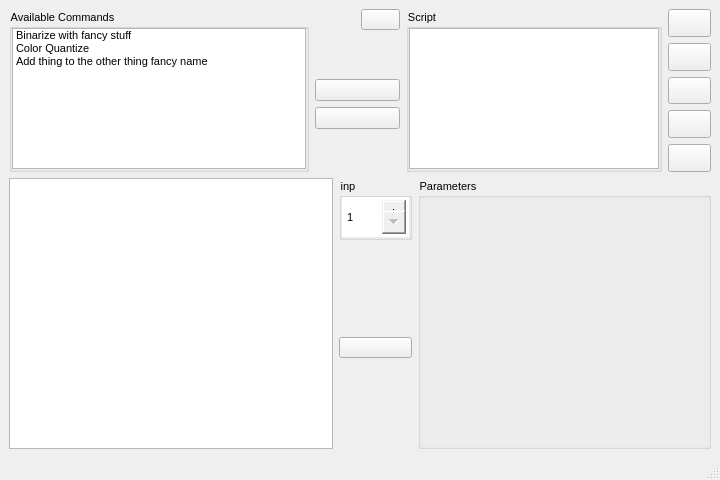
<?xml version="1.0" encoding="UTF-8"?>
<ui version="4.0">
 <class>MainWindow</class>
 <widget class="QMainWindow" name="MainWindow">
  <property name="geometry">
   <rect>
    <x>0</x>
    <y>0</y>
    <width>720</width>
    <height>480</height>
   </rect>
  </property>
  <property name="sizePolicy">
   <sizepolicy hsizetype="MinimumExpanding" vsizetype="MinimumExpanding">
    <horstretch>0</horstretch>
    <verstretch>0</verstretch>
   </sizepolicy>
  </property>
  <property name="minimumSize">
   <size>
    <width>720</width>
    <height>480</height>
   </size>
  </property>
  <property name="mouseTracking">
   <bool>true</bool>
  </property>
  <property name="windowTitle">
   <string>MainWindow</string>
  </property>
  <property name="styleSheet">
   <string notr="true">QWidget{
	font-size: 8pt;
	font-family: 'DejaVu Sans';
}</string>
  </property>
  <widget class="QWidget" name="centralwidget">
   <property name="sizePolicy">
    <sizepolicy hsizetype="MinimumExpanding" vsizetype="MinimumExpanding">
     <horstretch>0</horstretch>
     <verstretch>0</verstretch>
    </sizepolicy>
   </property>
   <property name="minimumSize">
    <size>
     <width>720</width>
     <height>200</height>
    </size>
   </property>
   <layout class="QVBoxLayout" name="verticalLayout_4" stretch="3,5">
    <item>
     <layout class="QHBoxLayout" name="horizontalLayout_2" stretch="6,2,6,1">
      <item>
       <widget class="QGroupBox" name="grpCommands">
        <property name="minimumSize">
         <size>
          <width>300</width>
          <height>0</height>
         </size>
        </property>
        <property name="title">
         <string>Available Commands</string>
        </property>
        <layout class="QGridLayout" name="gridLayout">
         <property name="leftMargin">
          <number>0</number>
         </property>
         <property name="topMargin">
          <number>0</number>
         </property>
         <property name="rightMargin">
          <number>0</number>
         </property>
         <property name="bottomMargin">
          <number>0</number>
         </property>
         <item row="0" column="0">
          <widget class="QListWidget" name="lstCommands">
           <property name="sizePolicy">
            <sizepolicy hsizetype="Preferred" vsizetype="Preferred">
             <horstretch>0</horstretch>
             <verstretch>0</verstretch>
            </sizepolicy>
           </property>
           <item>
            <property name="text">
             <string>Binarize with fancy stuff</string>
            </property>
           </item>
           <item>
            <property name="text">
             <string>Color Quantize </string>
            </property>
           </item>
           <item>
            <property name="text">
             <string>Add thing to the other thing fancy name</string>
            </property>
           </item>
          </widget>
         </item>
        </layout>
       </widget>
      </item>
      <item>
       <layout class="QVBoxLayout" name="verticalLayout">
        <item>
         <layout class="QHBoxLayout" name="horizontalLayout">
          <property name="topMargin">
           <number>0</number>
          </property>
          <item>
           <spacer name="horizontalSpacer">
            <property name="orientation">
             <enum>Qt::Horizontal</enum>
            </property>
            <property name="sizeHint" stdset="0">
             <size>
              <width>40</width>
              <height>20</height>
             </size>
            </property>
           </spacer>
          </item>
          <item>
           <widget class="QPushButton" name="btnClearScript">
            <property name="sizePolicy">
             <sizepolicy hsizetype="Preferred" vsizetype="Preferred">
              <horstretch>0</horstretch>
              <verstretch>0</verstretch>
             </sizepolicy>
            </property>
            <property name="minimumSize">
             <size>
              <width>0</width>
              <height>0</height>
             </size>
            </property>
            <property name="toolTip">
             <string>completely clear script</string>
            </property>
            <property name="text">
             <string/>
            </property>
            <property name="icon">
             <iconset>
              <normaloff>clear.png</normaloff>clear.png</iconset>
            </property>
           </widget>
          </item>
         </layout>
        </item>
        <item>
         <spacer name="verticalSpacer">
          <property name="orientation">
           <enum>Qt::Vertical</enum>
          </property>
          <property name="sizeHint" stdset="0">
           <size>
            <width>20</width>
            <height>40</height>
           </size>
          </property>
         </spacer>
        </item>
        <item>
         <widget class="QPushButton" name="btnMoveLeft">
          <property name="sizePolicy">
           <sizepolicy hsizetype="Preferred" vsizetype="Preferred">
            <horstretch>0</horstretch>
            <verstretch>0</verstretch>
           </sizepolicy>
          </property>
          <property name="font">
           <font>
            <family>DejaVu Sans</family>
            <pointsize>8</pointsize>
           </font>
          </property>
          <property name="toolTip">
           <string>remove selected Script command</string>
          </property>
          <property name="text">
           <string/>
          </property>
          <property name="icon">
           <iconset>
            <normaloff>move_left.png</normaloff>move_left.png</iconset>
          </property>
         </widget>
        </item>
        <item>
         <widget class="QPushButton" name="btnMoveRight">
          <property name="sizePolicy">
           <sizepolicy hsizetype="Preferred" vsizetype="Preferred">
            <horstretch>0</horstretch>
            <verstretch>0</verstretch>
           </sizepolicy>
          </property>
          <property name="font">
           <font>
            <family>DejaVu Sans</family>
            <pointsize>8</pointsize>
           </font>
          </property>
          <property name="toolTip">
           <string>copy selected Command into Script</string>
          </property>
          <property name="text">
           <string/>
          </property>
          <property name="icon">
           <iconset>
            <normaloff>move_right.png</normaloff>move_right.png</iconset>
          </property>
         </widget>
        </item>
        <item>
         <spacer name="verticalSpacer_2">
          <property name="orientation">
           <enum>Qt::Vertical</enum>
          </property>
          <property name="sizeHint" stdset="0">
           <size>
            <width>20</width>
            <height>40</height>
           </size>
          </property>
         </spacer>
        </item>
       </layout>
      </item>
      <item>
       <widget class="QGroupBox" name="grpScript">
        <property name="sizePolicy">
         <sizepolicy hsizetype="Preferred" vsizetype="Preferred">
          <horstretch>0</horstretch>
          <verstretch>0</verstretch>
         </sizepolicy>
        </property>
        <property name="title">
         <string>Script</string>
        </property>
        <layout class="QGridLayout" name="gridLayout_3">
         <property name="leftMargin">
          <number>0</number>
         </property>
         <property name="topMargin">
          <number>0</number>
         </property>
         <property name="rightMargin">
          <number>0</number>
         </property>
         <property name="bottomMargin">
          <number>0</number>
         </property>
         <item row="0" column="0">
          <widget class="QTableWidget" name="lstScript">
           <property name="sizePolicy">
            <sizepolicy hsizetype="Preferred" vsizetype="Preferred">
             <horstretch>0</horstretch>
             <verstretch>0</verstretch>
            </sizepolicy>
           </property>
           <property name="sizeAdjustPolicy">
            <enum>QAbstractScrollArea::AdjustIgnored</enum>
           </property>
           <property name="alternatingRowColors">
            <bool>true</bool>
           </property>
           <property name="selectionMode">
            <enum>QAbstractItemView::SingleSelection</enum>
           </property>
           <property name="selectionBehavior">
            <enum>QAbstractItemView::SelectRows</enum>
           </property>
           <property name="columnCount">
            <number>1</number>
           </property>
           <attribute name="horizontalHeaderVisible">
            <bool>false</bool>
           </attribute>
           <attribute name="horizontalHeaderStretchLastSection">
            <bool>true</bool>
           </attribute>
           <column/>
          </widget>
         </item>
        </layout>
       </widget>
      </item>
      <item>
       <layout class="QVBoxLayout" name="verticalLayout_2">
        <item>
         <widget class="QPushButton" name="btnMoveTop">
          <property name="sizePolicy">
           <sizepolicy hsizetype="Preferred" vsizetype="Preferred">
            <horstretch>0</horstretch>
            <verstretch>0</verstretch>
           </sizepolicy>
          </property>
          <property name="font">
           <font>
            <family>DejaVu Sans</family>
            <pointsize>8</pointsize>
           </font>
          </property>
          <property name="toolTip">
           <string>move Script command to top of Script</string>
          </property>
          <property name="text">
           <string/>
          </property>
          <property name="icon">
           <iconset>
            <normaloff>move_top.png</normaloff>move_top.png</iconset>
          </property>
         </widget>
        </item>
        <item>
         <widget class="QPushButton" name="btnMoveUp">
          <property name="sizePolicy">
           <sizepolicy hsizetype="Preferred" vsizetype="Preferred">
            <horstretch>0</horstretch>
            <verstretch>0</verstretch>
           </sizepolicy>
          </property>
          <property name="font">
           <font>
            <family>DejaVu Sans</family>
            <pointsize>8</pointsize>
           </font>
          </property>
          <property name="toolTip">
           <string>move Script command up</string>
          </property>
          <property name="text">
           <string/>
          </property>
          <property name="icon">
           <iconset>
            <normaloff>move_up.png</normaloff>move_up.png</iconset>
          </property>
         </widget>
        </item>
        <item>
         <widget class="QPushButton" name="btnDelete">
          <property name="sizePolicy">
           <sizepolicy hsizetype="Preferred" vsizetype="Preferred">
            <horstretch>0</horstretch>
            <verstretch>0</verstretch>
           </sizepolicy>
          </property>
          <property name="font">
           <font>
            <family>DejaVu Sans</family>
            <pointsize>8</pointsize>
           </font>
          </property>
          <property name="toolTip">
           <string>delete selected Script command</string>
          </property>
          <property name="text">
           <string/>
          </property>
          <property name="icon">
           <iconset>
            <normaloff>delete.png</normaloff>delete.png</iconset>
          </property>
         </widget>
        </item>
        <item>
         <widget class="QPushButton" name="btnMoveDown">
          <property name="sizePolicy">
           <sizepolicy hsizetype="Preferred" vsizetype="Preferred">
            <horstretch>0</horstretch>
            <verstretch>0</verstretch>
           </sizepolicy>
          </property>
          <property name="font">
           <font>
            <family>DejaVu Sans</family>
            <pointsize>8</pointsize>
           </font>
          </property>
          <property name="toolTip">
           <string>move Script command down</string>
          </property>
          <property name="text">
           <string/>
          </property>
          <property name="icon">
           <iconset>
            <normaloff>move_down.png</normaloff>move_down.png</iconset>
          </property>
         </widget>
        </item>
        <item>
         <widget class="QPushButton" name="btnMoveBottom">
          <property name="sizePolicy">
           <sizepolicy hsizetype="Preferred" vsizetype="Preferred">
            <horstretch>0</horstretch>
            <verstretch>0</verstretch>
           </sizepolicy>
          </property>
          <property name="font">
           <font>
            <family>DejaVu Sans</family>
            <pointsize>8</pointsize>
           </font>
          </property>
          <property name="toolTip">
           <string>move Script command to bottom of script</string>
          </property>
          <property name="text">
           <string/>
          </property>
          <property name="icon">
           <iconset>
            <normaloff>move_bottom.png</normaloff>move_bottom.png</iconset>
          </property>
         </widget>
        </item>
       </layout>
      </item>
     </layout>
    </item>
    <item>
     <layout class="QHBoxLayout" name="horizontalLayout_3" stretch="4,1,4">
      <item>
       <widget class="QGraphicsView" name="graphicsView">
        <property name="sizePolicy">
         <sizepolicy hsizetype="MinimumExpanding" vsizetype="MinimumExpanding">
          <horstretch>0</horstretch>
          <verstretch>0</verstretch>
         </sizepolicy>
        </property>
        <property name="minimumSize">
         <size>
          <width>324</width>
          <height>200</height>
         </size>
        </property>
        <property name="mouseTracking">
         <bool>true</bool>
        </property>
        <property name="verticalScrollBarPolicy">
         <enum>Qt::ScrollBarAlwaysOff</enum>
        </property>
        <property name="horizontalScrollBarPolicy">
         <enum>Qt::ScrollBarAlwaysOff</enum>
        </property>
        <property name="sizeAdjustPolicy">
         <enum>QAbstractScrollArea::AdjustIgnored</enum>
        </property>
       </widget>
      </item>
      <item>
       <layout class="QVBoxLayout" name="verticalLayout_5">
        <property name="leftMargin">
         <number>0</number>
        </property>
        <item>
         <widget class="QGroupBox" name="AAA">
          <property name="toolTip">
           <string>source row number for input image</string>
          </property>
          <property name="title">
           <string>inp</string>
          </property>
          <layout class="QGridLayout" name="gridLayout_5">
           <property name="leftMargin">
            <number>0</number>
           </property>
           <property name="topMargin">
            <number>0</number>
           </property>
           <property name="rightMargin">
            <number>0</number>
           </property>
           <property name="bottomMargin">
            <number>0</number>
           </property>
           <property name="spacing">
            <number>0</number>
           </property>
           <item row="0" column="0">
            <widget class="QSpinBox" name="spinSource">
             <property name="sizePolicy">
              <sizepolicy hsizetype="Preferred" vsizetype="Preferred">
               <horstretch>0</horstretch>
               <verstretch>0</verstretch>
              </sizepolicy>
             </property>
             <property name="minimumSize">
              <size>
               <width>0</width>
               <height>40</height>
              </size>
             </property>
             <property name="toolTip">
              <string>source row number for input image</string>
             </property>
             <property name="statusTip">
              <string/>
             </property>
             <property name="styleSheet">
              <string notr="true">QSpinBox::up-button,QSpinBox::down-button{
     min-width: 24px;
     min-height: 24px;
}</string>
             </property>
             <property name="minimum">
              <number>1</number>
             </property>
            </widget>
           </item>
          </layout>
         </widget>
        </item>
        <item>
         <spacer name="verticalSpacer_3">
          <property name="orientation">
           <enum>Qt::Vertical</enum>
          </property>
          <property name="sizeHint" stdset="0">
           <size>
            <width>20</width>
            <height>40</height>
           </size>
          </property>
         </spacer>
        </item>
        <item>
         <widget class="QPushButton" name="btnPlay">
          <property name="sizePolicy">
           <sizepolicy hsizetype="Preferred" vsizetype="Preferred">
            <horstretch>0</horstretch>
            <verstretch>0</verstretch>
           </sizepolicy>
          </property>
          <property name="minimumSize">
           <size>
            <width>20</width>
            <height>0</height>
           </size>
          </property>
          <property name="styleSheet">
           <string notr="true">QPushButton::checked{
	color: black;
	/*background:   #b9b9ff;*/
	background:   #00ff00;
	padding-bottom: 0px;
	border: 2px solid black;
}</string>
          </property>
          <property name="text">
           <string/>
          </property>
          <property name="icon">
           <iconset>
            <normaloff>play.png</normaloff>play.png</iconset>
          </property>
          <property name="checkable">
           <bool>true</bool>
          </property>
         </widget>
        </item>
        <item>
         <spacer name="verticalSpacer_4">
          <property name="orientation">
           <enum>Qt::Vertical</enum>
          </property>
          <property name="sizeHint" stdset="0">
           <size>
            <width>20</width>
            <height>40</height>
           </size>
          </property>
         </spacer>
        </item>
       </layout>
      </item>
      <item>
       <layout class="QVBoxLayout" name="verticalLayout_3" stretch="4">
        <item>
         <widget class="QGroupBox" name="grpParameters">
          <property name="minimumSize">
           <size>
            <width>278</width>
            <height>200</height>
           </size>
          </property>
          <property name="title">
           <string>Parameters</string>
          </property>
          <layout class="QGridLayout" name="gridLayout_2">
           <property name="leftMargin">
            <number>0</number>
           </property>
           <property name="topMargin">
            <number>0</number>
           </property>
           <property name="rightMargin">
            <number>0</number>
           </property>
           <property name="bottomMargin">
            <number>0</number>
           </property>
           <property name="spacing">
            <number>0</number>
           </property>
           <item row="0" column="0">
            <widget class="QWidget" name="dummyWidget" native="true">
             <layout class="QGridLayout" name="gridLayout_4">
              <item row="0" column="0">
               <layout class="QHBoxLayout" name="horizontalLayout_4">
                <property name="spacing">
                 <number>0</number>
                </property>
               </layout>
              </item>
             </layout>
            </widget>
           </item>
          </layout>
         </widget>
        </item>
       </layout>
      </item>
     </layout>
    </item>
   </layout>
  </widget>
  <widget class="QMenuBar" name="menubar">
   <property name="geometry">
    <rect>
     <x>0</x>
     <y>0</y>
     <width>720</width>
     <height>21</height>
    </rect>
   </property>
  </widget>
  <widget class="QStatusBar" name="statusbar"/>
 </widget>
 <tabstops>
  <tabstop>lstScript</tabstop>
  <tabstop>btnMoveLeft</tabstop>
  <tabstop>btnMoveRight</tabstop>
  <tabstop>btnClearScript</tabstop>
  <tabstop>btnMoveTop</tabstop>
  <tabstop>btnMoveUp</tabstop>
  <tabstop>btnDelete</tabstop>
  <tabstop>btnMoveDown</tabstop>
  <tabstop>btnMoveBottom</tabstop>
  <tabstop>graphicsView</tabstop>
  <tabstop>spinSource</tabstop>
  <tabstop>btnPlay</tabstop>
  <tabstop>lstCommands</tabstop>
 </tabstops>
 <resources/>
 <connections/>
</ui>
